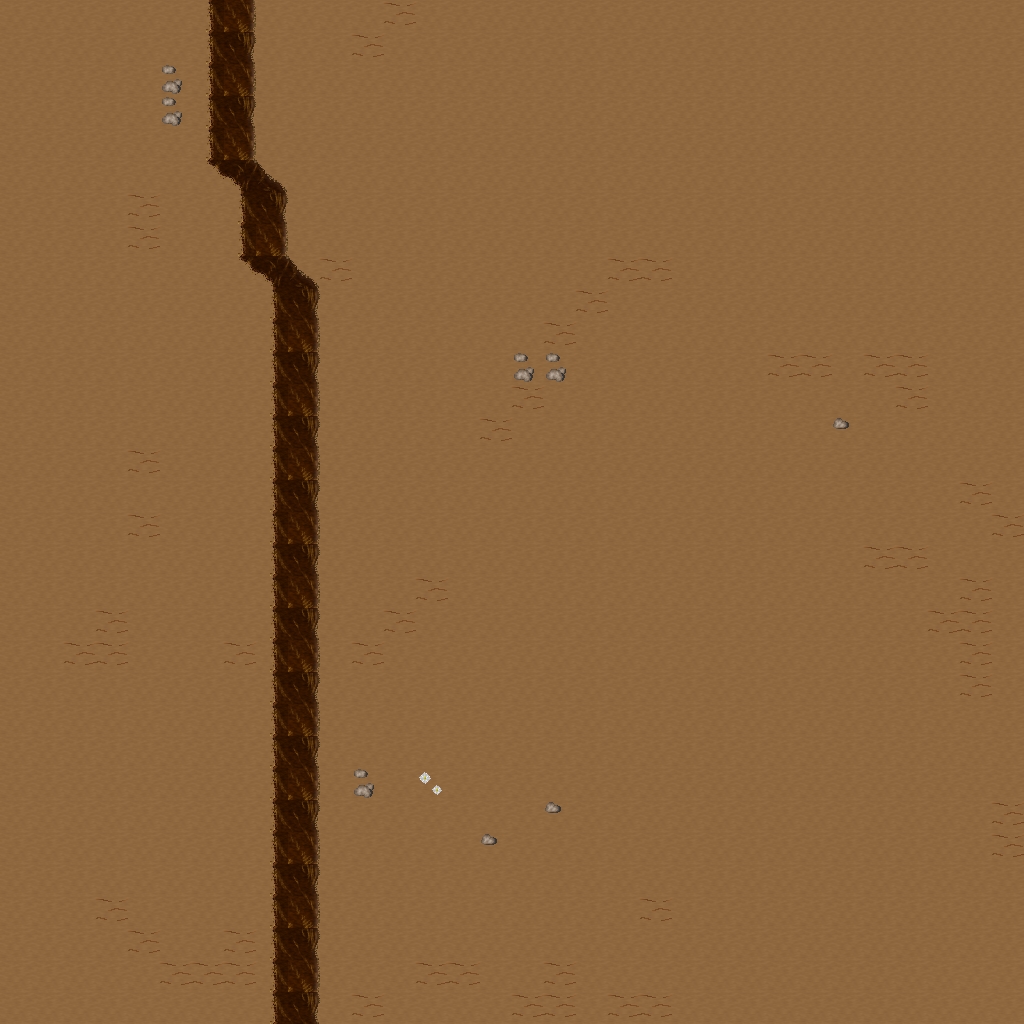

This is a level from a 2D game, rendered from its Tiled map with the project's own tilesets. A one-line summary and the map file follow, with tile-layer data summarised:
An orthogonal 32x32 tile map with 32x32 px tiles, 5 tile layers (Ground, Objects, Objects2, Above, ...), 1 hidden layer not drawn, 17 tilesets.

<map version="1.10" tiledversion="1.11.0" orientation="orthogonal" renderorder="right-down" width="32" height="32" tilewidth="32" tileheight="32" infinite="0" nextlayerid="11" nextobjectid="1">
 <tileset firstgid="1" name="ground_ground" tilewidth="32" tileheight="32" tilecount="33" columns="3">
  <image source="../drawable/ground_ground.png" width="96" height="352" />
 </tileset>
 <tileset firstgid="34" name="ground_rock_pebbles" tilewidth="32" tileheight="32" tilecount="3" columns="1">
  <image source="../drawable/ground_rock_pebbles.png" width="32" height="96" />
 </tileset>
 <tileset firstgid="37" name="ground_grass_edges" tilewidth="32" tileheight="32" tilecount="36" columns="12">
  <image source="../drawable/ground_grass_edges.png" width="384" height="96" />
 </tileset>
 <tileset firstgid="73" name="plant_flower_daisy_white" tilewidth="32" tileheight="32" tilecount="8" columns="2">
  <image source="../drawable/plant_flower_daisy_white.png" width="64" height="128" />
 </tileset>
 <tileset firstgid="81" name="ground_ridge_earth_dark" tilewidth="32" tileheight="32" tilecount="96" columns="12">
  <image source="../drawable/ground_ridge_earth_dark.png" width="384" height="256" />
 </tileset>
 <tileset firstgid="177" name="plant_grasses" tilewidth="32" tileheight="32" tilecount="6" columns="3">
  <image source="../drawable/plant_grasses.png" width="96" height="64" />
 </tileset>
 <tileset firstgid="183" name="ground_earth_edges" tilewidth="32" tileheight="32" tilecount="18" columns="6">
  <image source="../drawable/ground_earth_edges.png" width="192" height="96" />
 </tileset>
 <tileset firstgid="201" name="ground_pothole" tilewidth="32" tileheight="32" tilecount="4" columns="4">
  <image source="../drawable/ground_pothole.png" width="128" height="32" />
 </tileset>
 <tileset firstgid="205" name="item_statue_green_stone_3" tilewidth="32" tileheight="32" tilecount="3" columns="1">
  <image source="../drawable/item_statue_green_stone_3.png" width="32" height="96" />
 </tileset>
 <tileset firstgid="208" name="ground_rock_rocks_2" tilewidth="32" tileheight="32" tilecount="4" columns="2">
  <image source="../drawable/ground_rock_rocks_2.png" width="64" height="64" />
 </tileset>
 <tileset firstgid="212" name="logic_creature_animal" tilewidth="32" tileheight="32" tilecount="32" columns="8">
  <image source="../drawable/logic_creature_animal.png" width="256" height="128" />
 </tileset>
 <tileset firstgid="244" name="logic_collision" tilewidth="32" tileheight="32" tilecount="1" columns="1">
  <image source="../drawable/logic_collision.png" width="32" height="32" />
 </tileset>
 <tileset firstgid="245" name="plant_tree_taller_trees" tilewidth="32" tileheight="32" tilecount="32" columns="8">
  <image source="../drawable/plant_tree_taller_trees.png" width="256" height="128" />
 </tileset>
 <tileset firstgid="277" name="plant_tree_spruce" tilewidth="32" tileheight="32" tilecount="6" columns="2">
  <image source="../drawable/plant_tree_spruce.png" width="64" height="96" />
 </tileset>
 <tileset firstgid="283" name="plant_bush_bush_mult_colored" tilewidth="32" tileheight="32" tilecount="6" columns="3">
  <image source="../drawable/plant_bush_bush_mult_colored.png" width="96" height="64" />
 </tileset>
 <tileset firstgid="289" name="plant_tree_pine_tree" tilewidth="32" tileheight="32" tilecount="20" columns="4">
  <image source="../drawable/plant_tree_pine_tree.png" width="128" height="160" />
 </tileset>
 <tileset firstgid="309" name="plant_tree_pine_tree_1" tilewidth="32" tileheight="32" tilecount="20" columns="4">
  <image source="../drawable/plant_tree_pine_tree_1.png" width="128" height="160" />
 </tileset>
 <layer id="1" name="Ground" width="32" height="32">
  <data>[1024 cells, 1024 non-empty, 1 distinct tile ids]</data>
 </layer>
 <layer id="2" name="Objects" width="32" height="32">
  <data>[1024 cells, 126 non-empty, 10 distinct tile ids]</data>
 </layer>
 <layer id="3" name="Objects2" width="32" height="32">
  <data>[1024 cells, 0 non-empty, 0 distinct tile ids]</data>
 </layer>
 <layer id="4" name="Above" width="32" height="32">
  <data>[1024 cells, 0 non-empty, 0 distinct tile ids]</data>
 </layer>
 <layer id="5" name="Above2" width="32" height="32">
  <data>[1024 cells, 0 non-empty, 0 distinct tile ids]</data>
 </layer>
 <layer id="6" name="Walkable" width="32" height="32" visible="0">
  <data>[1024 cells, 66 non-empty, 1 distinct tile ids]</data>
 </layer>
 <objectgroup id="7" name="Mapevents" />
 <objectgroup id="8" name="Spawn" />
 <objectgroup id="9" name="Keys" />
 <objectgroup id="10" name="Replace" />
</map>
